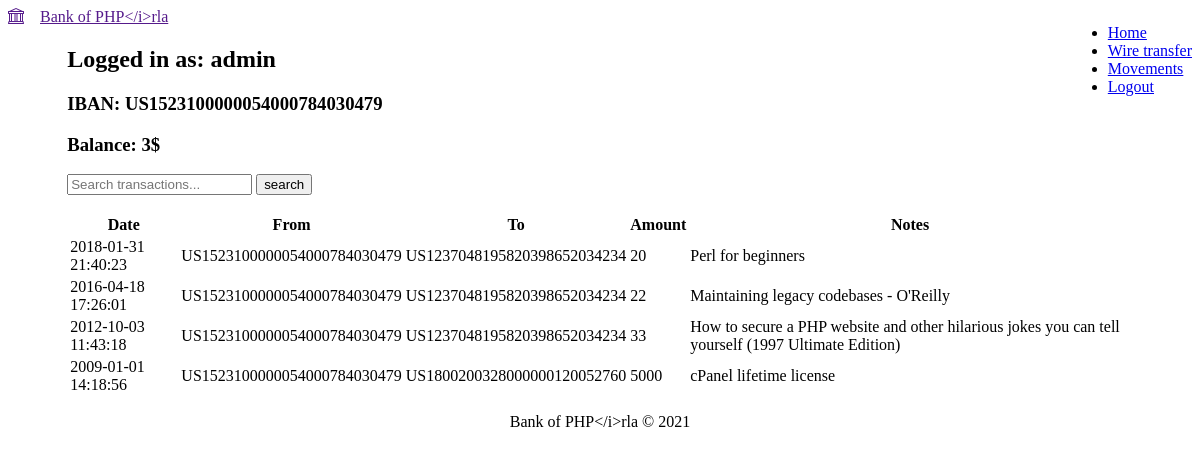
Page /movements.php (signed in) on the earlier database version.
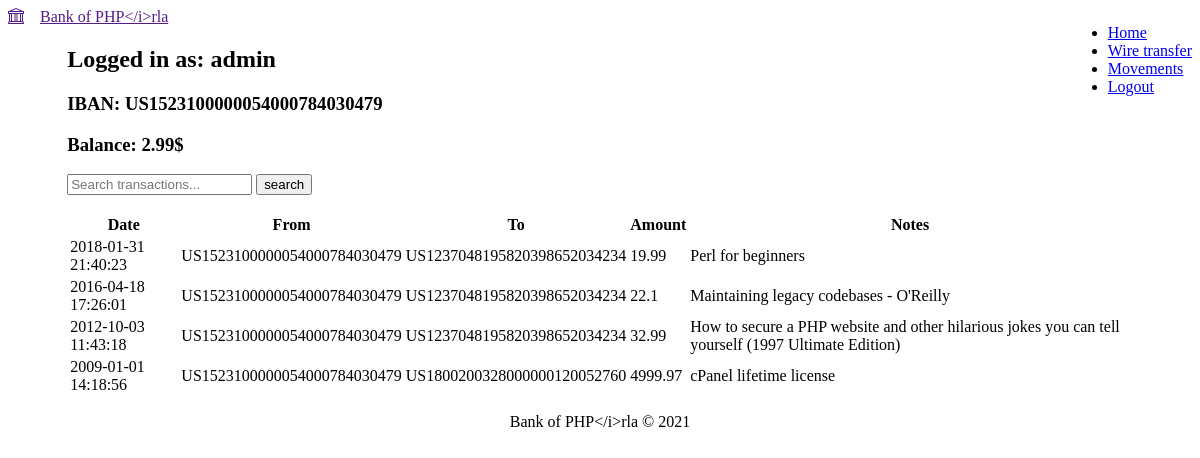
Same page on the later database version.
### tables this page shows
CREATE TABLE users (
    `id` INT UNSIGNED AUTO_INCREMENT PRIMARY KEY,
    `username` VARCHAR(64) unique NOT NULL,
    `password` VARCHAR(64) NOT NULL,
    `iban` CHAR(27) unique NOT NULL,
    `balance` DECIMAL(16,2) DEFAULT 0 NOT NULL
);

CREATE TABLE transactions (
    `id` INT UNSIGNED AUTO_INCREMENT PRIMARY KEY,
    `datetime` DATETIME NOT NULL DEFAULT NOW(),
    `notes` VARCHAR(128) NOT NULL,
    `amount` DECIMAL(16,2) NOT NULL,
    `from_iban` CHAR(27) NOT NULL,
    `to_iban` CHAR(27) NOT NULL
);

### html/php/utils.php (called while the page is built)
<?php
    function is_current_page($page) {
        return ($_SERVER['REQUEST_URI'] == $page);
    }
?>

### html/php/session.php (called while the page is built, shortened)
<?php
    $root = realpath($_SERVER["DOCUMENT_ROOT"]);
    require_once "$root/php/db.php";
    function is_logged_in() {
        return isset($_SESSION['session_id']);
    }
    $logged_in = is_logged_in();
    $session_user = $_SESSION['session_user'] ?? '';
?>

### html/php/db.php (called while the page is built, shortened)
<?php
    $servername = 'mysql';
    $username = 'root';
    $password = 'example';
    $db = 'bank';
    try {
        $conn = new PDO("mysql:host=$servername;dbname=$db", $username, $password);
        $conn->setAttribute(PDO::ATTR_ERRMODE, PDO::ERRMODE_EXCEPTION);
    } catch(PDOException $e) {
        die('Connection failed: ' . $e->getMessage());
    }
    class UserRepo implements Repository {
        private PDO $conn;
        function __construct(PDO $conn) {
            $this->conn = $conn;
        }
        public function get_by_username($username) {
            $stmt = $this->conn->prepare('SELECT * FROM users WHERE username=?');
            $stmt->setFetchMode(PDO::FETCH_CLASS, 'User');
            $stmt->execute([$username]);
            return $stmt->fetch();
        }
    }
    class TransactionRepo implements Repository {
        private PDO $conn;
        function __construct(PDO $conn) {
            $this->conn = $conn;
        }
        public function get_by_iban($iban) {
            $stmt = $this->conn->prepare('SELECT * FROM transactions WHERE from_iban=? OR to_iban=? ORDER BY datetime DESC');
            $stmt->setFetchMode(PDO::FETCH_CLASS, 'Transaction');
            $stmt->execute([$iban, $iban]);
            return $stmt->fetchAll();
        }
    }
    $user_repo = new UserRepo($conn);
    $transaction_repo = new TransactionRepo($conn);
?>

### html/movements.php (the view, shortened to what this page needs)
<?php
    require_once 'php/session.php';
    require_once 'php/db.php';
    $user = $user_repo->get_by_username($session_user);
    if(isset($_GET['search']) && !empty($_GET['search'])) {
        $text = $_GET['search'] ?? '';
        $transactions = $transaction_repo->get_by_iban_and_text($user->iban, $text);
    }
    else $transactions = $transaction_repo->get_by_iban($user->iban);
?>
<? include 'php/components/header.php' ?>
<? include 'php/components/topbar.php' ?>
<main class="container">
    <h2>Logged in as: <?=$user->username?></h2>
    <h3>IBAN: <?=$user->iban?></h3>
    <h3>Balance: <?=$user->balance?>$</h3>
    <form class="pure-form">
        <input type="text" placeholder="Search transactions..." name="search" value="<?=$_GET['search'] ?? ''?>"/>
        <input class="pure-button pure-button-primary" type="submit" value="search"/>
    </form>
    <br/>
    <table class="pure-table pure-table-horizontal">
        <thead>
            <tr>
                <th>Date</th>
                <th>From</th>
                <th>To</th>
                <th>Amount</th>
                <th>Notes</th>
            </tr>
        </thead>
        <tbody>
            <? foreach ($transactions as $transaction): ?>
                <tr>
                    <td><?=$transaction->datetime?></td>
                    <td><?=$transaction->from_iban?></td>
                    <td><?=$transaction->to_iban?></td>
                    <td><?=$transaction->amount?></td>
                    <td><?=$transaction->notes?></td>
                </tr>
            <? endforeach; ?>
        </tbody>
    </table>
</main>
<? include 'php/components/footer.php' ?>

### html/php/components/header.php (shortened to what this page needs)
<!DOCTYPE html>
<html>
<head lang="en">
    <link rel="stylesheet" href="https://unpkg.com/purecss@2.0.6/build/pure-min.css">
    <link rel="stylesheet" href="https://cdn.jsdelivr.net/npm/bootstrap-icons@1.7.0/font/bootstrap-icons.css">
</head>
<body>

### html/php/components/topbar.php (shortened to what this page needs)
<? $root = realpath($_SERVER["DOCUMENT_ROOT"]) ?>
<? require_once "$root/php/session.php"?>
<? require_once "$root/php/utils.php"?>
<heading class="pure-menu pure-menu-horizontal">
    <a class="pure-menu-heading" href=""><i class="bi bi-bank me-1"></i>Bank of PHP&lt;/i&gt;rla</a>
    <ul class="pure-menu-list">
        <li class="pure-menu-item <?= is_current_page('/') ? 'pure-menu-selected' : ''?>"><a href="/" class="pure-menu-link">Home</a></li>
        <? if ($logged_in): ?>
            <li class="pure-menu-item <?= is_current_page('/wire-transfer.php') ? 'pure-menu-selected' : ''?>"><a href="wire-transfer.php" class="pure-menu-link">Wire transfer</a></li>
            <li class="pure-menu-item <?= is_current_page('/movements.php') ? 'pure-menu-selected' : ''?>"><a href="movements.php" class="pure-menu-link">Movements</a></li>
            <li class="pure-menu-item <?= is_current_page('/logout.php') ? 'pure-menu-selected' : ''?>"><a href="logout.php" class="pure-menu-link">Logout</a></li>
        <? endif; ?>
    </ul>
</heading>

### html/php/components/footer.php (shortened to what this page needs)
</body>
<footer>
    <div>Bank of PHP&lt;/i&gt;rla © <?=date('Y')?></div>
</footer>
</html>

### html/php/components/header.php (style rules this page uses)
.container { width: 90%; margin: auto; }
.me-1 { margin-right: 1em; }

### html/php/components/topbar.php (style rules this page uses)
.pure-menu-list { float: right; }

### html/php/components/footer.php (style rules this page uses)
footer { text-align: center; padding-top: 1em; padding-bottom: 1em; }

Differences in the rows shown:
changed users "admin": balance "3" → "2.99"
changed transactions "Perl for beginners": amount "20" → "19.99"
changed transactions "Maintaining legacy codebases - O'Reilly": amount "22" → "22.1"
changed transactions (number 3 of 4 on the later page): amount "33" → "32.99"
changed transactions "US1800200328000000120052760": amount "5000" → "4999.97"
